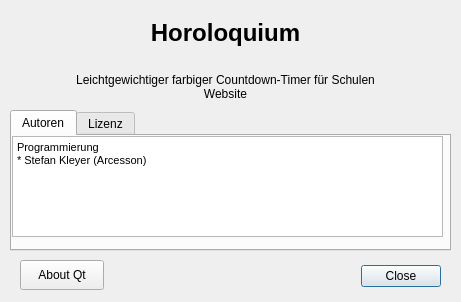
<?xml version="1.0" encoding="UTF-8"?>
<ui version="4.0">
 <class>About</class>
 <widget class="QDialog" name="About">
  <property name="geometry">
   <rect>
    <x>0</x>
    <y>0</y>
    <width>461</width>
    <height>302</height>
   </rect>
  </property>
  <property name="maximumSize">
   <size>
    <width>461</width>
    <height>302</height>
   </size>
  </property>
  <property name="windowTitle">
   <string>Dialog</string>
  </property>
  <property name="sizeGripEnabled">
   <bool>false</bool>
  </property>
  <widget class="QDialogButtonBox" name="buttonBox">
   <property name="geometry">
    <rect>
     <x>350</x>
     <y>260</y>
     <width>91</width>
     <height>32</height>
    </rect>
   </property>
   <property name="orientation">
    <enum>Qt::Horizontal</enum>
   </property>
   <property name="standardButtons">
    <set>QDialogButtonBox::Close</set>
   </property>
  </widget>
  <widget class="QTabWidget" name="tabWidget">
   <property name="geometry">
    <rect>
     <x>10</x>
     <y>110</y>
     <width>441</width>
     <height>141</height>
    </rect>
   </property>
   <property name="currentIndex">
    <number>0</number>
   </property>
   <property name="tabBarAutoHide">
    <bool>false</bool>
   </property>
   <widget class="QWidget" name="tab">
    <attribute name="title">
     <string>Autoren</string>
    </attribute>
    <widget class="QTextBrowser" name="textBrowser">
     <property name="geometry">
      <rect>
       <x>0</x>
       <y>0</y>
       <width>431</width>
       <height>101</height>
      </rect>
     </property>
     <property name="readOnly">
      <bool>true</bool>
     </property>
     <property name="html">
      <string>&lt;!DOCTYPE HTML PUBLIC &quot;-//W3C//DTD HTML 4.0//EN&quot; &quot;http://www.w3.org/TR/REC-html40/strict.dtd&quot;&gt;
&lt;html&gt;&lt;head&gt;&lt;meta name=&quot;qrichtext&quot; content=&quot;1&quot; /&gt;&lt;style type=&quot;text/css&quot;&gt;
p, li { white-space: pre-wrap; }
&lt;/style&gt;&lt;/head&gt;&lt;body style=&quot; font-family:'Ubuntu'; font-size:8pt; font-weight:400; font-style:normal;&quot;&gt;
&lt;p style=&quot; margin-top:0px; margin-bottom:0px; margin-left:0px; margin-right:0px; -qt-block-indent:0; text-indent:0px;&quot;&gt;Programmierung&lt;/p&gt;
&lt;p style=&quot; margin-top:0px; margin-bottom:0px; margin-left:0px; margin-right:0px; -qt-block-indent:0; text-indent:0px;&quot;&gt;* Stefan Kleyer (Arcesson)&lt;/p&gt;&lt;/body&gt;&lt;/html&gt;</string>
     </property>
     <property name="placeholderText">
      <string/>
     </property>
    </widget>
   </widget>
   <widget class="QWidget" name="tab_2">
    <attribute name="title">
     <string>Lizenz</string>
    </attribute>
    <widget class="QTextBrowser" name="textBrowser_2">
     <property name="geometry">
      <rect>
       <x>0</x>
       <y>0</y>
       <width>431</width>
       <height>101</height>
      </rect>
     </property>
     <property name="html">
      <string>&lt;!DOCTYPE HTML PUBLIC &quot;-//W3C//DTD HTML 4.0//EN&quot; &quot;http://www.w3.org/TR/REC-html40/strict.dtd&quot;&gt;
&lt;html&gt;&lt;head&gt;&lt;meta name=&quot;qrichtext&quot; content=&quot;1&quot; /&gt;&lt;style type=&quot;text/css&quot;&gt;
p, li { white-space: pre-wrap; }
&lt;/style&gt;&lt;/head&gt;&lt;body style=&quot; font-family:'Ubuntu'; font-size:8pt; font-weight:400; font-style:normal;&quot;&gt;
&lt;p style=&quot; margin-top:0px; margin-bottom:0px; margin-left:0px; margin-right:0px; -qt-block-indent:0; text-indent:0px;&quot;&gt;Horologium&lt;/p&gt;
&lt;p style=&quot;-qt-paragraph-type:empty; margin-top:0px; margin-bottom:0px; margin-left:0px; margin-right:0px; -qt-block-indent:0; text-indent:0px;&quot;&gt;&lt;br /&gt;&lt;/p&gt;
&lt;p style=&quot; margin-top:0px; margin-bottom:0px; margin-left:0px; margin-right:0px; -qt-block-indent:0; text-indent:0px;&quot;&gt;Copyright (C) 2016 Stefan Kleyer&lt;/p&gt;
&lt;p style=&quot;-qt-paragraph-type:empty; margin-top:0px; margin-bottom:0px; margin-left:0px; margin-right:0px; -qt-block-indent:0; text-indent:0px;&quot;&gt;&lt;br /&gt;&lt;/p&gt;
&lt;p style=&quot; margin-top:0px; margin-bottom:0px; margin-left:0px; margin-right:0px; -qt-block-indent:0; text-indent:0px;&quot;&gt;This file is part of Horoloquium.&lt;/p&gt;
&lt;p style=&quot;-qt-paragraph-type:empty; margin-top:0px; margin-bottom:0px; margin-left:0px; margin-right:0px; -qt-block-indent:0; text-indent:0px;&quot;&gt;&lt;br /&gt;&lt;/p&gt;
&lt;p style=&quot; margin-top:0px; margin-bottom:0px; margin-left:0px; margin-right:0px; -qt-block-indent:0; text-indent:0px;&quot;&gt;Horoloquium is free software: you can redistribute it and/or modify&lt;/p&gt;
&lt;p style=&quot; margin-top:0px; margin-bottom:0px; margin-left:0px; margin-right:0px; -qt-block-indent:0; text-indent:0px;&quot;&gt;it under the terms of the GNU General Public License as published by&lt;/p&gt;
&lt;p style=&quot; margin-top:0px; margin-bottom:0px; margin-left:0px; margin-right:0px; -qt-block-indent:0; text-indent:0px;&quot;&gt;the Free Software Foundation, either version 3 of the License, or&lt;/p&gt;
&lt;p style=&quot; margin-top:0px; margin-bottom:0px; margin-left:0px; margin-right:0px; -qt-block-indent:0; text-indent:0px;&quot;&gt;(at your option) any later version.&lt;/p&gt;
&lt;p style=&quot;-qt-paragraph-type:empty; margin-top:0px; margin-bottom:0px; margin-left:0px; margin-right:0px; -qt-block-indent:0; text-indent:0px;&quot;&gt;&lt;br /&gt;&lt;/p&gt;
&lt;p style=&quot; margin-top:0px; margin-bottom:0px; margin-left:0px; margin-right:0px; -qt-block-indent:0; text-indent:0px;&quot;&gt;Horoloqium is distributed in the hope that it will be useful,&lt;/p&gt;
&lt;p style=&quot; margin-top:0px; margin-bottom:0px; margin-left:0px; margin-right:0px; -qt-block-indent:0; text-indent:0px;&quot;&gt;but WITHOUT ANY WARRANTY; without even the implied warranty of&lt;/p&gt;
&lt;p style=&quot; margin-top:0px; margin-bottom:0px; margin-left:0px; margin-right:0px; -qt-block-indent:0; text-indent:0px;&quot;&gt;MERCHANTABILITY or FITNESS FOR A PARTICULAR PURPOSE.  See the&lt;/p&gt;
&lt;p style=&quot; margin-top:0px; margin-bottom:0px; margin-left:0px; margin-right:0px; -qt-block-indent:0; text-indent:0px;&quot;&gt;GNU General Public License for more details.&lt;/p&gt;
&lt;p style=&quot;-qt-paragraph-type:empty; margin-top:0px; margin-bottom:0px; margin-left:0px; margin-right:0px; -qt-block-indent:0; text-indent:0px;&quot;&gt;&lt;br /&gt;&lt;/p&gt;
&lt;p style=&quot; margin-top:0px; margin-bottom:0px; margin-left:0px; margin-right:0px; -qt-block-indent:0; text-indent:0px;&quot;&gt;You should have received a copy of the GNU General Public License&lt;/p&gt;
&lt;p style=&quot; margin-top:0px; margin-bottom:0px; margin-left:0px; margin-right:0px; -qt-block-indent:0; text-indent:0px;&quot;&gt;along with Horoloquium.  If not, see &amp;lt;http://www.gnu.org/licenses/&amp;gt;.&lt;/p&gt;&lt;/body&gt;&lt;/html&gt;</string>
     </property>
    </widget>
   </widget>
  </widget>
  <widget class="QLabel" name="label">
   <property name="geometry">
    <rect>
     <x>10</x>
     <y>10</y>
     <width>431</width>
     <height>101</height>
    </rect>
   </property>
   <property name="text">
    <string>&lt;html&gt;&lt;head/&gt;&lt;body&gt;&lt;p align=&quot;center&quot;&gt;&lt;span style=&quot; font-size:xx-large; font-weight:600;&quot;&gt;Horoloquium&lt;/span&gt;&lt;/p&gt;&lt;p align=&quot;center&quot;&gt;&lt;br/&gt;Leichtgewichtiger farbiger Countdown-Timer für Schulen&lt;br/&gt;Website&lt;/p&gt;&lt;/body&gt;&lt;/html&gt;</string>
   </property>
  </widget>
  <widget class="QPushButton" name="pushButton">
   <property name="geometry">
    <rect>
     <x>20</x>
     <y>260</y>
     <width>84</width>
     <height>30</height>
    </rect>
   </property>
   <property name="text">
    <string>About Qt</string>
   </property>
  </widget>
 </widget>
 <resources/>
 <connections>
  <connection>
   <sender>buttonBox</sender>
   <signal>accepted()</signal>
   <receiver>About</receiver>
   <slot>accept()</slot>
   <hints>
    <hint type="sourcelabel">
     <x>248</x>
     <y>254</y>
    </hint>
    <hint type="destinationlabel">
     <x>157</x>
     <y>274</y>
    </hint>
   </hints>
  </connection>
  <connection>
   <sender>buttonBox</sender>
   <signal>rejected()</signal>
   <receiver>About</receiver>
   <slot>reject()</slot>
   <hints>
    <hint type="sourcelabel">
     <x>316</x>
     <y>260</y>
    </hint>
    <hint type="destinationlabel">
     <x>286</x>
     <y>274</y>
    </hint>
   </hints>
  </connection>
 </connections>
</ui>
